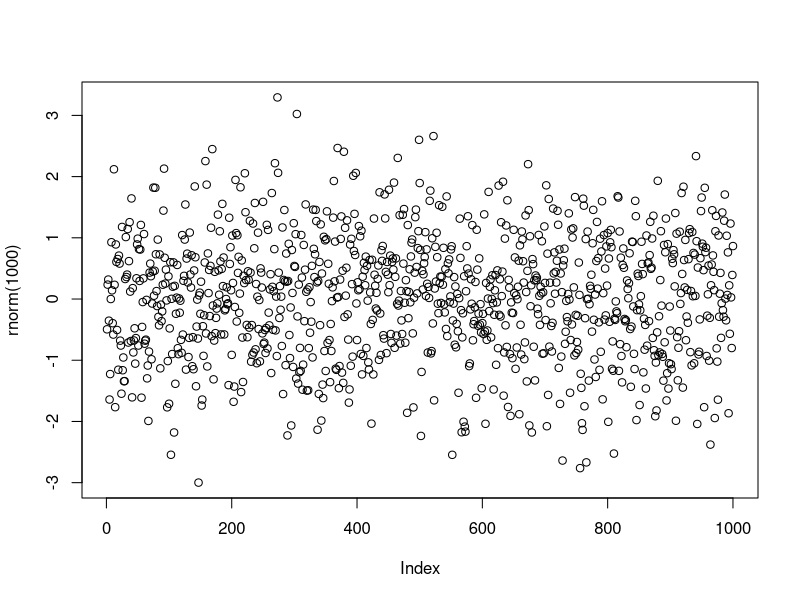
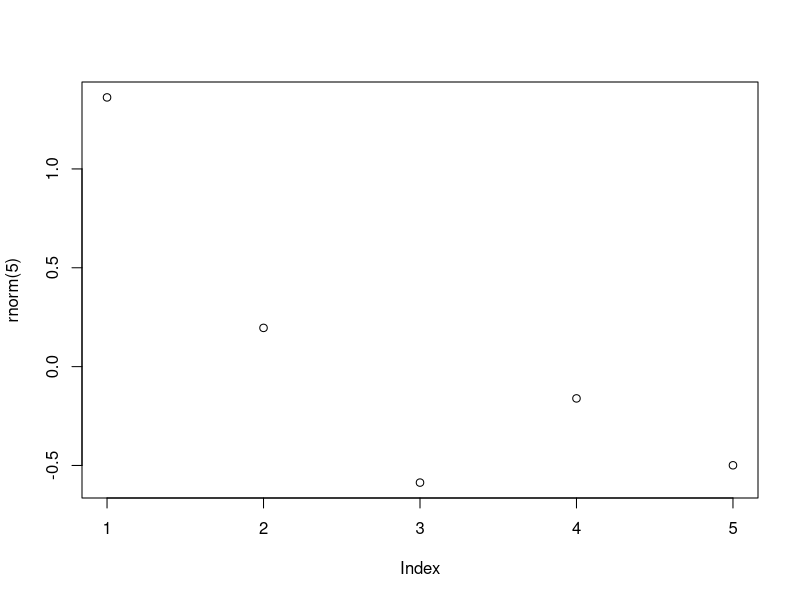

These charts were generated, in order, by the following R code:
## ---- chunk 1
#| echo: true
plot(rnorm(1000))
## ---- chunk 2
#| echo: true

2+2
2*3-1
exp(-10)
log(15)
pi
sin(pi/2)

## ---- chunk 3
#| echo: true
rnorm(5)
## ---- chunk 4
#| echo: true
#| output-location: slide
plot(rnorm(5))
